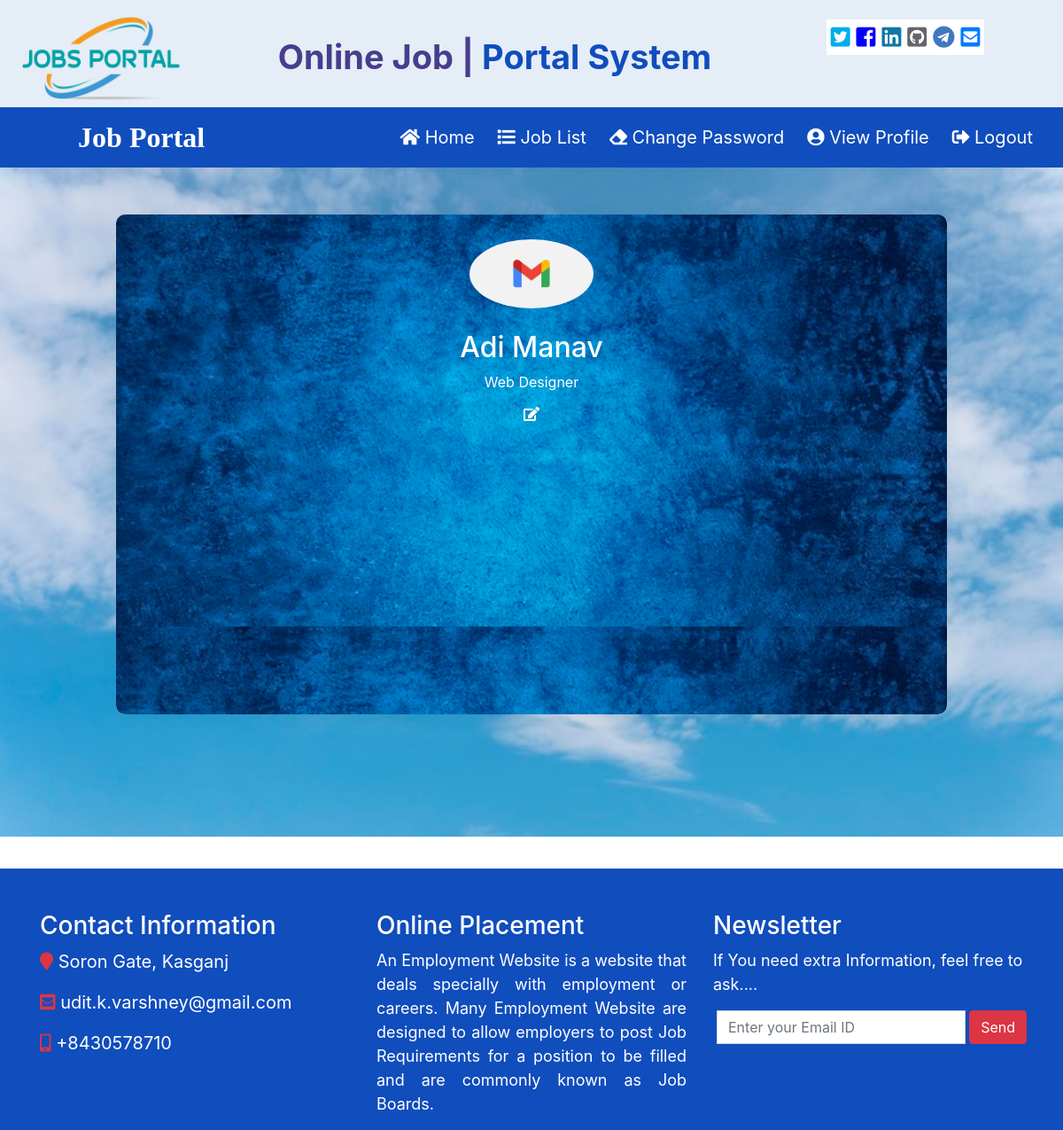
The app's page /student_profile/ (signed in) with its own data.
### JobApp/models.py (models this page shows)
class StudentUser(models.Model):
    user = models.ForeignKey(User, on_delete=models.CASCADE)
    gender = models.CharField(max_length=20,null=True)
    mobile = models.IntegerField(null=True)
    image = models.FileField(null=True)
    type = models.CharField(max_length=15,null=True)
    def __str__(self):
        return self.user.username

### JobApp/views.py (the view)
# urls.py: path('student_profile/', Student_Profile, name='student_profile' ),
def Student_Profile(request):
    if not request.user.is_authenticated:
        return redirect('student_login')
    user = User.objects.get(id = request.user.id)
    student = StudentUser.objects.filter(user = user).first()
    print(student)
    d = {'student':student}
    return render(request, 'student_profile.html',d)

### JobApp/templates/student_profile.html (shortened to what this page needs)
{% load static %}
{% include 'student_navigation.html' %}
{% block body%}
<div class="bg">
<div class="container d-flex justify-content-center" style="padding: 3rem;">
    <div class="card row">
        <div class="col-sm-12 img-bg" style="padding: 20px;">
            <div class="text-center text-white pt-2">
                <div style="margin-bottom: 25px;">
                    <img src="{{student.image.url}}" class="user-img" alt="User-Profile-Image">
                </div>
                <h2>{{student.user.first_name}} {{student.user.last_name}}</h2>
                <p>Web Designer</p>
                <i class="fa fa-edit"></i>
            </div>
        </div>
    </div>
</div>
</div>
{% endblock %}
{% include 'student_footer.html' %}

### records on screen
StudentUser: image (picture), user.first_name "Adi", user.last_name "Manav"
